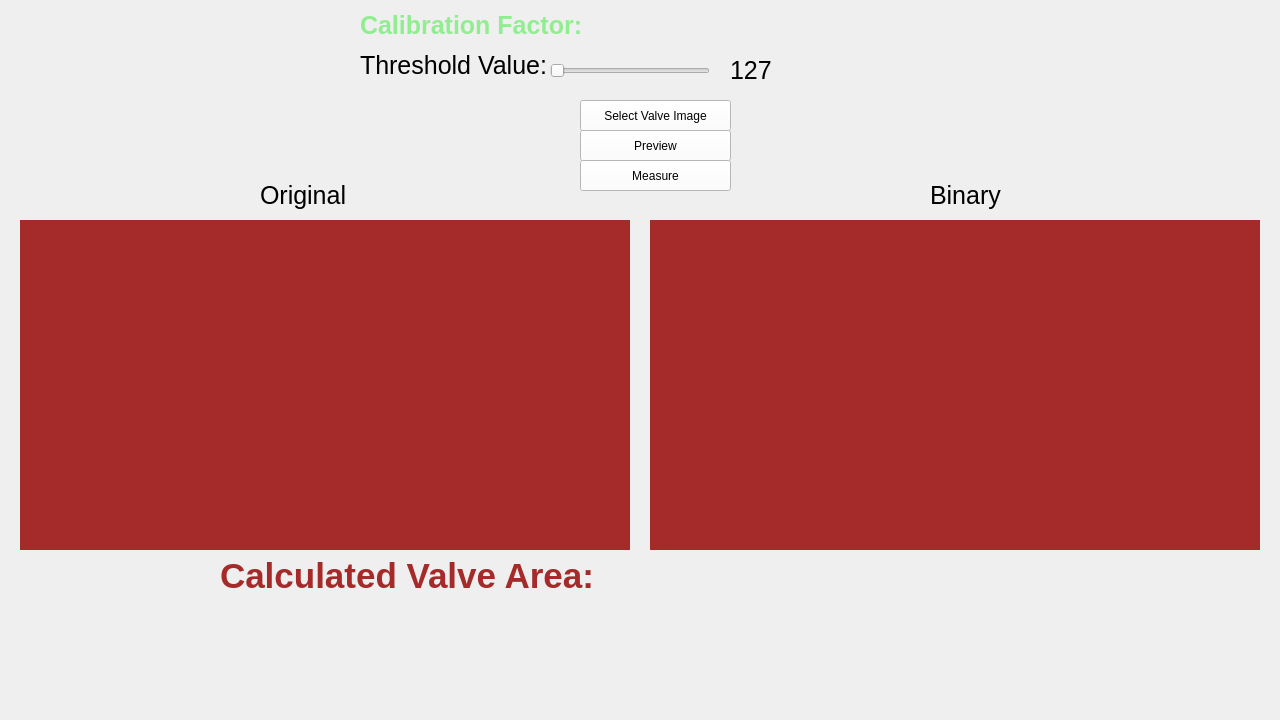
<?xml version="1.0" encoding="UTF-8"?>
<ui version="4.0">
 <class>MeasureWidget</class>
 <widget class="QWidget" name="MeasureWidget">
  <property name="geometry">
   <rect>
    <x>0</x>
    <y>0</y>
    <width>1280</width>
    <height>720</height>
   </rect>
  </property>
  <property name="windowTitle">
   <string>Form</string>
  </property>
  <widget class="QLabel" name="current_calibration_factor">
   <property name="geometry">
    <rect>
     <x>360</x>
     <y>0</y>
     <width>831</width>
     <height>51</height>
    </rect>
   </property>
   <property name="styleSheet">
    <string notr="true">font-size: 25px; color: lightgreen; font-weight: bold;</string>
   </property>
   <property name="text">
    <string>Calibration Factor: </string>
   </property>
  </widget>
  <widget class="QPushButton" name="select_valve_image">
   <property name="geometry">
    <rect>
     <x>580</x>
     <y>100</y>
     <width>151</width>
     <height>31</height>
    </rect>
   </property>
   <property name="styleSheet">
    <string notr="true">background: white;</string>
   </property>
   <property name="text">
    <string>Select Valve Image</string>
   </property>
  </widget>
  <widget class="QLabel" name="label_2">
   <property name="geometry">
    <rect>
     <x>260</x>
     <y>180</y>
     <width>91</width>
     <height>31</height>
    </rect>
   </property>
   <property name="styleSheet">
    <string notr="true">font-size: 25px; color: black;</string>
   </property>
   <property name="text">
    <string>Original</string>
   </property>
  </widget>
  <widget class="QLabel" name="label_4">
   <property name="geometry">
    <rect>
     <x>930</x>
     <y>180</y>
     <width>111</width>
     <height>31</height>
    </rect>
   </property>
   <property name="styleSheet">
    <string notr="true">font-size: 25px; color: black;</string>
   </property>
   <property name="text">
    <string>Binary</string>
   </property>
  </widget>
  <widget class="QLabel" name="original_valve">
   <property name="geometry">
    <rect>
     <x>20</x>
     <y>220</y>
     <width>610</width>
     <height>330</height>
    </rect>
   </property>
   <property name="styleSheet">
    <string notr="true">background: brown;</string>
   </property>
   <property name="text">
    <string/>
   </property>
  </widget>
  <widget class="QLabel" name="binarized_valve">
   <property name="geometry">
    <rect>
     <x>650</x>
     <y>220</y>
     <width>610</width>
     <height>330</height>
    </rect>
   </property>
   <property name="styleSheet">
    <string notr="true">background: brown;</string>
   </property>
   <property name="text">
    <string/>
   </property>
  </widget>
  <widget class="QPushButton" name="preview_btn">
   <property name="geometry">
    <rect>
     <x>580</x>
     <y>130</y>
     <width>151</width>
     <height>31</height>
    </rect>
   </property>
   <property name="styleSheet">
    <string notr="true">background: white;</string>
   </property>
   <property name="text">
    <string>Preview</string>
   </property>
  </widget>
  <widget class="QPushButton" name="measure_btn">
   <property name="geometry">
    <rect>
     <x>580</x>
     <y>160</y>
     <width>151</width>
     <height>31</height>
    </rect>
   </property>
   <property name="styleSheet">
    <string notr="true">background: white;</string>
   </property>
   <property name="text">
    <string>Measure</string>
   </property>
  </widget>
  <widget class="QLabel" name="valve_area_label">
   <property name="geometry">
    <rect>
     <x>220</x>
     <y>560</y>
     <width>781</width>
     <height>31</height>
    </rect>
   </property>
   <property name="styleSheet">
    <string notr="true">font-size: 35px; color: black; color: brown; font-weight: bold;</string>
   </property>
   <property name="text">
    <string>Calculated Valve Area: </string>
   </property>
  </widget>
  <widget class="QLabel" name="label">
   <property name="geometry">
    <rect>
     <x>360</x>
     <y>50</y>
     <width>261</width>
     <height>31</height>
    </rect>
   </property>
   <property name="styleSheet">
    <string notr="true">font-size: 25px; color: black;</string>
   </property>
   <property name="text">
    <string>Threshold Value:</string>
   </property>
  </widget>
  <widget class="QSlider" name="threshold_value_slider">
   <property name="geometry">
    <rect>
     <x>550</x>
     <y>60</y>
     <width>160</width>
     <height>22</height>
    </rect>
   </property>
   <property name="orientation">
    <enum>Qt::Horizontal</enum>
   </property>
  </widget>
  <widget class="QLabel" name="threshold_value_display">
   <property name="geometry">
    <rect>
     <x>730</x>
     <y>60</y>
     <width>151</width>
     <height>21</height>
    </rect>
   </property>
   <property name="styleSheet">
    <string notr="true">font-size: 25px;</string>
   </property>
   <property name="text">
    <string>127</string>
   </property>
  </widget>
 </widget>
 <resources/>
 <connections/>
</ui>
